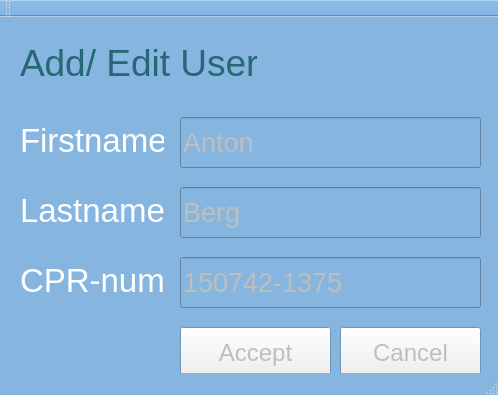
<?xml version="1.0" encoding="UTF-8"?>
<ui version="4.0">
 <class>MainMenu</class>
 <widget class="QMainWindow" name="MainMenu">
  <property name="enabled">
   <bool>false</bool>
  </property>
  <property name="geometry">
   <rect>
    <x>0</x>
    <y>0</y>
    <width>498</width>
    <height>395</height>
   </rect>
  </property>
  <property name="palette">
   <palette>
    <active>
     <colorrole role="Base">
      <brush brushstyle="SolidPattern">
       <color alpha="255">
        <red>255</red>
        <green>255</green>
        <blue>255</blue>
       </color>
      </brush>
     </colorrole>
     <colorrole role="Window">
      <brush brushstyle="SolidPattern">
       <color alpha="255">
        <red>134</red>
        <green>181</green>
        <blue>224</blue>
       </color>
      </brush>
     </colorrole>
    </active>
    <inactive>
     <colorrole role="Base">
      <brush brushstyle="SolidPattern">
       <color alpha="255">
        <red>255</red>
        <green>255</green>
        <blue>255</blue>
       </color>
      </brush>
     </colorrole>
     <colorrole role="Window">
      <brush brushstyle="SolidPattern">
       <color alpha="255">
        <red>134</red>
        <green>181</green>
        <blue>224</blue>
       </color>
      </brush>
     </colorrole>
    </inactive>
    <disabled>
     <colorrole role="Base">
      <brush brushstyle="SolidPattern">
       <color alpha="255">
        <red>134</red>
        <green>181</green>
        <blue>224</blue>
       </color>
      </brush>
     </colorrole>
     <colorrole role="Window">
      <brush brushstyle="SolidPattern">
       <color alpha="255">
        <red>134</red>
        <green>181</green>
        <blue>224</blue>
       </color>
      </brush>
     </colorrole>
    </disabled>
   </palette>
  </property>
  <property name="windowTitle">
   <string>MainMenu</string>
  </property>
  <widget class="QWidget" name="centralWidget">
   <widget class="QLabel" name="label">
    <property name="geometry">
     <rect>
      <x>20</x>
      <y>20</y>
      <width>237</width>
      <height>51</height>
     </rect>
    </property>
    <property name="palette">
     <palette>
      <active>
       <colorrole role="WindowText">
        <brush brushstyle="SolidPattern">
         <color alpha="255">
          <red>49</red>
          <green>55</green>
          <blue>57</blue>
         </color>
        </brush>
       </colorrole>
       <colorrole role="Dark">
        <brush brushstyle="SolidPattern">
         <color alpha="255">
          <red>38</red>
          <green>104</green>
          <blue>115</blue>
         </color>
        </brush>
       </colorrole>
       <colorrole role="Text">
        <brush brushstyle="SolidPattern">
         <color alpha="255">
          <red>49</red>
          <green>55</green>
          <blue>57</blue>
         </color>
        </brush>
       </colorrole>
       <colorrole role="ButtonText">
        <brush brushstyle="SolidPattern">
         <color alpha="255">
          <red>49</red>
          <green>55</green>
          <blue>57</blue>
         </color>
        </brush>
       </colorrole>
      </active>
      <inactive>
       <colorrole role="WindowText">
        <brush brushstyle="SolidPattern">
         <color alpha="255">
          <red>49</red>
          <green>55</green>
          <blue>57</blue>
         </color>
        </brush>
       </colorrole>
       <colorrole role="Dark">
        <brush brushstyle="SolidPattern">
         <color alpha="255">
          <red>38</red>
          <green>104</green>
          <blue>115</blue>
         </color>
        </brush>
       </colorrole>
       <colorrole role="Text">
        <brush brushstyle="SolidPattern">
         <color alpha="255">
          <red>49</red>
          <green>55</green>
          <blue>57</blue>
         </color>
        </brush>
       </colorrole>
       <colorrole role="ButtonText">
        <brush brushstyle="SolidPattern">
         <color alpha="255">
          <red>49</red>
          <green>55</green>
          <blue>57</blue>
         </color>
        </brush>
       </colorrole>
      </inactive>
      <disabled>
       <colorrole role="WindowText">
        <brush brushstyle="SolidPattern">
         <color alpha="255">
          <red>38</red>
          <green>104</green>
          <blue>115</blue>
         </color>
        </brush>
       </colorrole>
       <colorrole role="Dark">
        <brush brushstyle="SolidPattern">
         <color alpha="255">
          <red>38</red>
          <green>104</green>
          <blue>115</blue>
         </color>
        </brush>
       </colorrole>
       <colorrole role="Text">
        <brush brushstyle="SolidPattern">
         <color alpha="255">
          <red>38</red>
          <green>104</green>
          <blue>115</blue>
         </color>
        </brush>
       </colorrole>
       <colorrole role="ButtonText">
        <brush brushstyle="SolidPattern">
         <color alpha="255">
          <red>38</red>
          <green>104</green>
          <blue>115</blue>
         </color>
        </brush>
       </colorrole>
      </disabled>
     </palette>
    </property>
    <property name="font">
     <font>
      <pointsize>28</pointsize>
     </font>
    </property>
    <property name="text">
     <string>Add/ Edit User</string>
    </property>
   </widget>
   <widget class="QLineEdit" name="lineEdit">
    <property name="geometry">
     <rect>
      <x>180</x>
      <y>100</y>
      <width>301</width>
      <height>51</height>
     </rect>
    </property>
    <property name="font">
     <font>
      <pointsize>20</pointsize>
     </font>
    </property>
    <property name="text">
     <string>Anton</string>
    </property>
   </widget>
   <widget class="QLabel" name="label_2">
    <property name="geometry">
     <rect>
      <x>20</x>
      <y>100</y>
      <width>144</width>
      <height>46</height>
     </rect>
    </property>
    <property name="palette">
     <palette>
      <active>
       <colorrole role="WindowText">
        <brush brushstyle="SolidPattern">
         <color alpha="255">
          <red>49</red>
          <green>55</green>
          <blue>57</blue>
         </color>
        </brush>
       </colorrole>
       <colorrole role="Dark">
        <brush brushstyle="SolidPattern">
         <color alpha="255">
          <red>255</red>
          <green>255</green>
          <blue>255</blue>
         </color>
        </brush>
       </colorrole>
       <colorrole role="Text">
        <brush brushstyle="SolidPattern">
         <color alpha="255">
          <red>49</red>
          <green>55</green>
          <blue>57</blue>
         </color>
        </brush>
       </colorrole>
       <colorrole role="ButtonText">
        <brush brushstyle="SolidPattern">
         <color alpha="255">
          <red>49</red>
          <green>55</green>
          <blue>57</blue>
         </color>
        </brush>
       </colorrole>
      </active>
      <inactive>
       <colorrole role="WindowText">
        <brush brushstyle="SolidPattern">
         <color alpha="255">
          <red>49</red>
          <green>55</green>
          <blue>57</blue>
         </color>
        </brush>
       </colorrole>
       <colorrole role="Dark">
        <brush brushstyle="SolidPattern">
         <color alpha="255">
          <red>255</red>
          <green>255</green>
          <blue>255</blue>
         </color>
        </brush>
       </colorrole>
       <colorrole role="Text">
        <brush brushstyle="SolidPattern">
         <color alpha="255">
          <red>49</red>
          <green>55</green>
          <blue>57</blue>
         </color>
        </brush>
       </colorrole>
       <colorrole role="ButtonText">
        <brush brushstyle="SolidPattern">
         <color alpha="255">
          <red>49</red>
          <green>55</green>
          <blue>57</blue>
         </color>
        </brush>
       </colorrole>
      </inactive>
      <disabled>
       <colorrole role="WindowText">
        <brush brushstyle="SolidPattern">
         <color alpha="255">
          <red>255</red>
          <green>255</green>
          <blue>255</blue>
         </color>
        </brush>
       </colorrole>
       <colorrole role="Dark">
        <brush brushstyle="SolidPattern">
         <color alpha="255">
          <red>255</red>
          <green>255</green>
          <blue>255</blue>
         </color>
        </brush>
       </colorrole>
       <colorrole role="Text">
        <brush brushstyle="SolidPattern">
         <color alpha="255">
          <red>255</red>
          <green>255</green>
          <blue>255</blue>
         </color>
        </brush>
       </colorrole>
       <colorrole role="ButtonText">
        <brush brushstyle="SolidPattern">
         <color alpha="255">
          <red>255</red>
          <green>255</green>
          <blue>255</blue>
         </color>
        </brush>
       </colorrole>
      </disabled>
     </palette>
    </property>
    <property name="font">
     <font>
      <pointsize>25</pointsize>
     </font>
    </property>
    <property name="text">
     <string>Firstname</string>
    </property>
   </widget>
   <widget class="QLabel" name="label_3">
    <property name="geometry">
     <rect>
      <x>20</x>
      <y>170</y>
      <width>144</width>
      <height>46</height>
     </rect>
    </property>
    <property name="palette">
     <palette>
      <active>
       <colorrole role="WindowText">
        <brush brushstyle="SolidPattern">
         <color alpha="255">
          <red>49</red>
          <green>55</green>
          <blue>57</blue>
         </color>
        </brush>
       </colorrole>
       <colorrole role="Dark">
        <brush brushstyle="SolidPattern">
         <color alpha="255">
          <red>255</red>
          <green>255</green>
          <blue>255</blue>
         </color>
        </brush>
       </colorrole>
       <colorrole role="Text">
        <brush brushstyle="SolidPattern">
         <color alpha="255">
          <red>49</red>
          <green>55</green>
          <blue>57</blue>
         </color>
        </brush>
       </colorrole>
       <colorrole role="ButtonText">
        <brush brushstyle="SolidPattern">
         <color alpha="255">
          <red>49</red>
          <green>55</green>
          <blue>57</blue>
         </color>
        </brush>
       </colorrole>
      </active>
      <inactive>
       <colorrole role="WindowText">
        <brush brushstyle="SolidPattern">
         <color alpha="255">
          <red>49</red>
          <green>55</green>
          <blue>57</blue>
         </color>
        </brush>
       </colorrole>
       <colorrole role="Dark">
        <brush brushstyle="SolidPattern">
         <color alpha="255">
          <red>255</red>
          <green>255</green>
          <blue>255</blue>
         </color>
        </brush>
       </colorrole>
       <colorrole role="Text">
        <brush brushstyle="SolidPattern">
         <color alpha="255">
          <red>49</red>
          <green>55</green>
          <blue>57</blue>
         </color>
        </brush>
       </colorrole>
       <colorrole role="ButtonText">
        <brush brushstyle="SolidPattern">
         <color alpha="255">
          <red>49</red>
          <green>55</green>
          <blue>57</blue>
         </color>
        </brush>
       </colorrole>
      </inactive>
      <disabled>
       <colorrole role="WindowText">
        <brush brushstyle="SolidPattern">
         <color alpha="255">
          <red>255</red>
          <green>255</green>
          <blue>255</blue>
         </color>
        </brush>
       </colorrole>
       <colorrole role="Dark">
        <brush brushstyle="SolidPattern">
         <color alpha="255">
          <red>255</red>
          <green>255</green>
          <blue>255</blue>
         </color>
        </brush>
       </colorrole>
       <colorrole role="Text">
        <brush brushstyle="SolidPattern">
         <color alpha="255">
          <red>255</red>
          <green>255</green>
          <blue>255</blue>
         </color>
        </brush>
       </colorrole>
       <colorrole role="ButtonText">
        <brush brushstyle="SolidPattern">
         <color alpha="255">
          <red>255</red>
          <green>255</green>
          <blue>255</blue>
         </color>
        </brush>
       </colorrole>
      </disabled>
     </palette>
    </property>
    <property name="font">
     <font>
      <pointsize>25</pointsize>
     </font>
    </property>
    <property name="text">
     <string>Lastname</string>
    </property>
   </widget>
   <widget class="QLabel" name="label_4">
    <property name="geometry">
     <rect>
      <x>20</x>
      <y>240</y>
      <width>144</width>
      <height>46</height>
     </rect>
    </property>
    <property name="palette">
     <palette>
      <active>
       <colorrole role="WindowText">
        <brush brushstyle="SolidPattern">
         <color alpha="255">
          <red>49</red>
          <green>55</green>
          <blue>57</blue>
         </color>
        </brush>
       </colorrole>
       <colorrole role="Dark">
        <brush brushstyle="SolidPattern">
         <color alpha="255">
          <red>255</red>
          <green>255</green>
          <blue>255</blue>
         </color>
        </brush>
       </colorrole>
       <colorrole role="Text">
        <brush brushstyle="SolidPattern">
         <color alpha="255">
          <red>49</red>
          <green>55</green>
          <blue>57</blue>
         </color>
        </brush>
       </colorrole>
       <colorrole role="ButtonText">
        <brush brushstyle="SolidPattern">
         <color alpha="255">
          <red>49</red>
          <green>55</green>
          <blue>57</blue>
         </color>
        </brush>
       </colorrole>
      </active>
      <inactive>
       <colorrole role="WindowText">
        <brush brushstyle="SolidPattern">
         <color alpha="255">
          <red>49</red>
          <green>55</green>
          <blue>57</blue>
         </color>
        </brush>
       </colorrole>
       <colorrole role="Dark">
        <brush brushstyle="SolidPattern">
         <color alpha="255">
          <red>255</red>
          <green>255</green>
          <blue>255</blue>
         </color>
        </brush>
       </colorrole>
       <colorrole role="Text">
        <brush brushstyle="SolidPattern">
         <color alpha="255">
          <red>49</red>
          <green>55</green>
          <blue>57</blue>
         </color>
        </brush>
       </colorrole>
       <colorrole role="ButtonText">
        <brush brushstyle="SolidPattern">
         <color alpha="255">
          <red>49</red>
          <green>55</green>
          <blue>57</blue>
         </color>
        </brush>
       </colorrole>
      </inactive>
      <disabled>
       <colorrole role="WindowText">
        <brush brushstyle="SolidPattern">
         <color alpha="255">
          <red>255</red>
          <green>255</green>
          <blue>255</blue>
         </color>
        </brush>
       </colorrole>
       <colorrole role="Dark">
        <brush brushstyle="SolidPattern">
         <color alpha="255">
          <red>255</red>
          <green>255</green>
          <blue>255</blue>
         </color>
        </brush>
       </colorrole>
       <colorrole role="Text">
        <brush brushstyle="SolidPattern">
         <color alpha="255">
          <red>255</red>
          <green>255</green>
          <blue>255</blue>
         </color>
        </brush>
       </colorrole>
       <colorrole role="ButtonText">
        <brush brushstyle="SolidPattern">
         <color alpha="255">
          <red>255</red>
          <green>255</green>
          <blue>255</blue>
         </color>
        </brush>
       </colorrole>
      </disabled>
     </palette>
    </property>
    <property name="font">
     <font>
      <pointsize>25</pointsize>
     </font>
    </property>
    <property name="text">
     <string>CPR-num</string>
    </property>
   </widget>
   <widget class="QLineEdit" name="lineEdit_2">
    <property name="geometry">
     <rect>
      <x>180</x>
      <y>170</y>
      <width>301</width>
      <height>51</height>
     </rect>
    </property>
    <property name="font">
     <font>
      <pointsize>20</pointsize>
     </font>
    </property>
    <property name="text">
     <string>Berg</string>
    </property>
   </widget>
   <widget class="QLineEdit" name="lineEdit_3">
    <property name="geometry">
     <rect>
      <x>180</x>
      <y>240</y>
      <width>301</width>
      <height>51</height>
     </rect>
    </property>
    <property name="font">
     <font>
      <pointsize>20</pointsize>
     </font>
    </property>
    <property name="text">
     <string>150742-1375</string>
    </property>
   </widget>
   <widget class="QPushButton" name="pushButton">
    <property name="geometry">
     <rect>
      <x>340</x>
      <y>310</y>
      <width>141</width>
      <height>51</height>
     </rect>
    </property>
    <property name="font">
     <font>
      <family>Cantarell</family>
      <pointsize>18</pointsize>
     </font>
    </property>
    <property name="text">
     <string>Cancel</string>
    </property>
   </widget>
   <widget class="QPushButton" name="pushButton_2">
    <property name="geometry">
     <rect>
      <x>180</x>
      <y>310</y>
      <width>151</width>
      <height>51</height>
     </rect>
    </property>
    <property name="font">
     <font>
      <family>Cantarell</family>
      <pointsize>18</pointsize>
     </font>
    </property>
    <property name="text">
     <string>Accept</string>
    </property>
   </widget>
  </widget>
  <widget class="QMenuBar" name="menuBar">
   <property name="geometry">
    <rect>
     <x>0</x>
     <y>0</y>
     <width>498</width>
     <height>27</height>
    </rect>
   </property>
  </widget>
  <widget class="QToolBar" name="mainToolBar">
   <attribute name="toolBarArea">
    <enum>TopToolBarArea</enum>
   </attribute>
   <attribute name="toolBarBreak">
    <bool>false</bool>
   </attribute>
  </widget>
  <widget class="QStatusBar" name="statusBar"/>
 </widget>
 <layoutdefault spacing="6" margin="11"/>
 <resources/>
 <connections/>
</ui>
